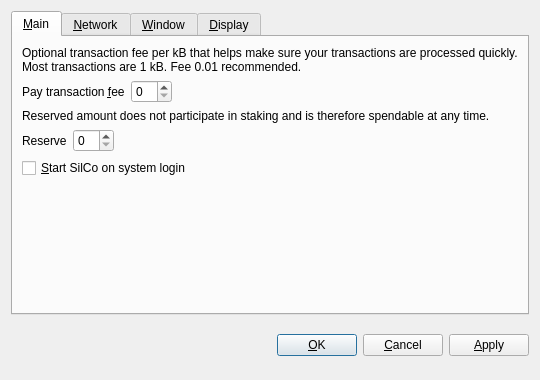
<?xml version="1.0" encoding="UTF-8"?>
<ui version="4.0">
 <class>OptionsDialog</class>
 <widget class="QDialog" name="OptionsDialog">
  <property name="geometry">
   <rect>
    <x>0</x>
    <y>0</y>
    <width>540</width>
    <height>380</height>
   </rect>
  </property>
  <property name="windowTitle">
   <string>Options</string>
  </property>
  <property name="modal">
   <bool>true</bool>
  </property>
  <layout class="QVBoxLayout" name="verticalLayout">
   <item>
    <widget class="QTabWidget" name="tabWidget">
     <property name="tabPosition">
      <enum>QTabWidget::North</enum>
     </property>
     <property name="currentIndex">
      <number>0</number>
     </property>
     <widget class="QWidget" name="tabMain">
      <attribute name="title">
       <string>&amp;Main</string>
      </attribute>
      <layout class="QVBoxLayout" name="verticalLayout_Main">
       <item>
        <widget class="QLabel" name="transactionFeeInfoLabel">
         <property name="text">
          <string>Optional transaction fee per kB that helps make sure your transactions are processed quickly. Most transactions are 1 kB. Fee 0.01 recommended.</string>
         </property>
         <property name="textFormat">
          <enum>Qt::PlainText</enum>
         </property>
         <property name="wordWrap">
          <bool>true</bool>
         </property>
        </widget>
       </item>
       <item>
        <layout class="QHBoxLayout" name="horizontalLayoutFee">
         <item>
          <widget class="QLabel" name="transactionFeeLabel">
           <property name="text">
            <string>Pay transaction &amp;fee</string>
           </property>
           <property name="textFormat">
            <enum>Qt::PlainText</enum>
           </property>
           <property name="buddy">
            <cstring>transactionFee</cstring>
           </property>
          </widget>
         </item>
         <item>
          <widget class="BitcoinAmountField" name="transactionFee"/>
         </item>
         <item>
          <spacer name="horizontalSpacerFee">
           <property name="orientation">
            <enum>Qt::Horizontal</enum>
           </property>
           <property name="sizeHint" stdset="0">
            <size>
             <width>40</width>
             <height>20</height>
            </size>
           </property>
          </spacer>
         </item>
        </layout>
       </item>
       <item>
        <widget class="QLabel" name="reserveBalanceInfoLabel">
         <property name="text">
          <string>Reserved amount does not participate in staking and is therefore spendable at any time.</string>
         </property>
         <property name="textFormat">
          <enum>Qt::PlainText</enum>
         </property>
         <property name="wordWrap">
          <bool>true</bool>
         </property>
        </widget>
       </item>
       <item>
        <layout class="QHBoxLayout" name="horizontalLayoutReserveBalance">
         <item>
          <widget class="QLabel" name="reserveBalanceLabel">
           <property name="text">
            <string>Reserve</string>
           </property>
           <property name="textFormat">
            <enum>Qt::PlainText</enum>
           </property>
           <property name="buddy">
            <cstring>reserveBalance</cstring>
           </property>
          </widget>
         </item>
         <item>
          <widget class="BitcoinAmountField" name="reserveBalance"/>
         </item>
         <item>
          <spacer name="horizontalSpacerReserveBalance">
           <property name="orientation">
            <enum>Qt::Horizontal</enum>
           </property>
           <property name="sizeHint" stdset="0">
            <size>
             <width>40</width>
             <height>20</height>
            </size>
           </property>
          </spacer>
         </item>
        </layout>
       </item>
       <item>
        <widget class="QCheckBox" name="bitcoinAtStartup">
         <property name="toolTip">
          <string>Automatically start SilCo after logging in to the system.</string>
         </property>
         <property name="text">
          <string>&amp;Start SilCo on system login</string>
         </property>
        </widget>
       </item>
       <item>
        <spacer name="verticalSpacer_Main">
         <property name="orientation">
          <enum>Qt::Vertical</enum>
         </property>
         <property name="sizeHint" stdset="0">
          <size>
           <width>20</width>
           <height>40</height>
          </size>
         </property>
        </spacer>
       </item>
      </layout>
     </widget>
     <widget class="QWidget" name="tabNetwork">
      <attribute name="title">
       <string>&amp;Network</string>
      </attribute>
      <layout class="QVBoxLayout" name="verticalLayout_Network">
       <item>
        <widget class="QCheckBox" name="mapPortUpnp">
         <property name="toolTip">
          <string>Automatically open the SilCo client port on the router. This only works when your router supports UPnP and it is enabled.</string>
         </property>
         <property name="text">
          <string>Map port using &amp;UPnP</string>
         </property>
        </widget>
       </item>
       <item>
        <widget class="QCheckBox" name="connectSocks">
         <property name="toolTip">
          <string>Connect to the SilCo network through a SOCKS5 proxy (e.g. when connecting through Tor).</string>
         </property>
         <property name="text">
          <string>&amp;Connect through SOCKS5 proxy:</string>
         </property>
        </widget>
       </item>
       <item>
        <layout class="QHBoxLayout" name="horizontalLayout_Network">
         <item>
          <widget class="QLabel" name="proxyIpLabel">
           <property name="text">
            <string>Proxy &amp;IP:</string>
           </property>
           <property name="textFormat">
            <enum>Qt::PlainText</enum>
           </property>
           <property name="buddy">
            <cstring>proxyIp</cstring>
           </property>
          </widget>
         </item>
         <item>
          <widget class="QValidatedLineEdit" name="proxyIp">
           <property name="maximumSize">
            <size>
             <width>140</width>
             <height>16777215</height>
            </size>
           </property>
           <property name="toolTip">
            <string>IP address of the proxy (e.g. 127.0.0.1)</string>
           </property>
          </widget>
         </item>
         <item>
          <widget class="QLabel" name="proxyPortLabel">
           <property name="text">
            <string>&amp;Port:</string>
           </property>
           <property name="textFormat">
            <enum>Qt::PlainText</enum>
           </property>
           <property name="buddy">
            <cstring>proxyPort</cstring>
           </property>
          </widget>
         </item>
         <item>
          <widget class="QLineEdit" name="proxyPort">
           <property name="maximumSize">
            <size>
             <width>55</width>
             <height>16777215</height>
            </size>
           </property>
           <property name="toolTip">
            <string>Port of the proxy (e.g. 9050)</string>
           </property>
          </widget>
         </item>
         <item>
          <spacer name="horizontalSpacer_Network">
           <property name="orientation">
            <enum>Qt::Horizontal</enum>
           </property>
           <property name="sizeHint" stdset="0">
            <size>
             <width>40</width>
             <height>20</height>
            </size>
           </property>
          </spacer>
         </item>
        </layout>
       </item>
       <item>
        <spacer name="verticalSpacer_Network">
         <property name="orientation">
          <enum>Qt::Vertical</enum>
         </property>
         <property name="sizeHint" stdset="0">
          <size>
           <width>20</width>
           <height>40</height>
          </size>
         </property>
        </spacer>
       </item>
      </layout>
     </widget>
     <widget class="QWidget" name="tabWindow">
      <attribute name="title">
       <string>&amp;Window</string>
      </attribute>
      <layout class="QVBoxLayout" name="verticalLayout_Window">
       <item>
        <widget class="QCheckBox" name="minimizeToTray">
         <property name="toolTip">
          <string>Show only a tray icon after minimizing the window.</string>
         </property>
         <property name="text">
          <string>&amp;Minimize to the tray instead of the taskbar</string>
         </property>
        </widget>
       </item>
       <item>
        <widget class="QCheckBox" name="minimizeOnClose">
         <property name="toolTip">
          <string>Minimize instead of exit the application when the window is closed. When this option is enabled, the application will be closed only after selecting Quit in the menu.</string>
         </property>
         <property name="text">
          <string>M&amp;inimize on close</string>
         </property>
        </widget>
       </item>
       <item>
        <spacer name="verticalSpacer_Window">
         <property name="orientation">
          <enum>Qt::Vertical</enum>
         </property>
         <property name="sizeHint" stdset="0">
          <size>
           <width>20</width>
           <height>40</height>
          </size>
         </property>
        </spacer>
       </item>
      </layout>
     </widget>
     <widget class="QWidget" name="tabDisplay">
      <attribute name="title">
       <string>&amp;Display</string>
      </attribute>
      <layout class="QVBoxLayout" name="verticalLayout_Display">
       <item>
        <layout class="QHBoxLayout" name="horizontalLayout_1_Display">
         <item>
          <widget class="QLabel" name="langLabel">
           <property name="text">
            <string>User Interface &amp;language:</string>
           </property>
           <property name="textFormat">
            <enum>Qt::PlainText</enum>
           </property>
           <property name="buddy">
            <cstring>lang</cstring>
           </property>
          </widget>
         </item>
         <item>
          <widget class="QValueComboBox" name="lang">
           <property name="toolTip">
            <string>The user interface language can be set here. This setting will take effect after restarting SilCo.</string>
           </property>
          </widget>
         </item>
        </layout>
       </item>
       <item>
        <layout class="QHBoxLayout" name="horizontalLayout_2_Display">
         <item>
          <widget class="QLabel" name="unitLabel">
           <property name="text">
            <string>&amp;Unit to show amounts in:</string>
           </property>
           <property name="textFormat">
            <enum>Qt::PlainText</enum>
           </property>
           <property name="buddy">
            <cstring>unit</cstring>
           </property>
          </widget>
         </item>
         <item>
          <widget class="QValueComboBox" name="unit">
           <property name="toolTip">
            <string>Choose the default subdivision unit to show in the interface and when sending coins.</string>
           </property>
          </widget>
         </item>
        </layout>
       </item>
       <item>
        <widget class="QCheckBox" name="coinControlFeatures">
         <property name="toolTip">
          <string>Whether to show coin control features or not.</string>
         </property>
         <property name="text">
          <string>Display coin &amp;control features (experts only!)</string>
         </property>
        </widget>
       </item>
       <item>
        <widget class="QCheckBox" name="minimizeCoinAge">
         <property name="toolTip">
          <string>Whether to select the coin outputs randomly or with minimal coin age.</string>
         </property>
         <property name="text">
          <string>Minimize weight consumption (experimental)</string>
         </property>
        </widget>
       </item>
       <item>
        <spacer name="verticalSpacer_Display">
         <property name="orientation">
          <enum>Qt::Vertical</enum>
         </property>
         <property name="sizeHint" stdset="0">
          <size>
           <width>20</width>
           <height>40</height>
          </size>
         </property>
        </spacer>
       </item>
      </layout>
     </widget>
    </widget>
   </item>
   <item>
    <layout class="QHBoxLayout" name="horizontalLayout_Buttons">
     <item>
      <spacer name="horizontalSpacer_1">
       <property name="orientation">
        <enum>Qt::Horizontal</enum>
       </property>
       <property name="sizeHint" stdset="0">
        <size>
         <width>40</width>
         <height>48</height>
        </size>
       </property>
      </spacer>
     </item>
     <item>
      <widget class="QLabel" name="statusLabel">
       <property name="font">
        <font>
         <weight>75</weight>
         <bold>true</bold>
        </font>
       </property>
       <property name="text">
        <string/>
       </property>
       <property name="textFormat">
        <enum>Qt::PlainText</enum>
       </property>
       <property name="wordWrap">
        <bool>true</bool>
       </property>
      </widget>
     </item>
     <item>
      <spacer name="horizontalSpacer_2">
       <property name="orientation">
        <enum>Qt::Horizontal</enum>
       </property>
       <property name="sizeHint" stdset="0">
        <size>
         <width>40</width>
         <height>48</height>
        </size>
       </property>
      </spacer>
     </item>
     <item>
      <widget class="QPushButton" name="okButton">
       <property name="text">
        <string>&amp;OK</string>
       </property>
      </widget>
     </item>
     <item>
      <widget class="QPushButton" name="cancelButton">
       <property name="text">
        <string>&amp;Cancel</string>
       </property>
       <property name="autoDefault">
        <bool>false</bool>
       </property>
      </widget>
     </item>
     <item>
      <widget class="QPushButton" name="applyButton">
       <property name="text">
        <string>&amp;Apply</string>
       </property>
       <property name="autoDefault">
        <bool>false</bool>
       </property>
      </widget>
     </item>
    </layout>
   </item>
  </layout>
 </widget>
 <customwidgets>
  <customwidget>
   <class>QValidatedLineEdit</class>
   <extends>QLineEdit</extends>
   <header>qvalidatedlineedit.h</header>
  </customwidget>
  <customwidget>
   <class>BitcoinAmountField</class>
   <extends>QSpinBox</extends>
   <header>bitcoinamountfield.h</header>
  </customwidget>
  <customwidget>
   <class>QValueComboBox</class>
   <extends>QComboBox</extends>
   <header>qvaluecombobox.h</header>
  </customwidget>
 </customwidgets>
 <resources/>
 <connections/>
</ui>
